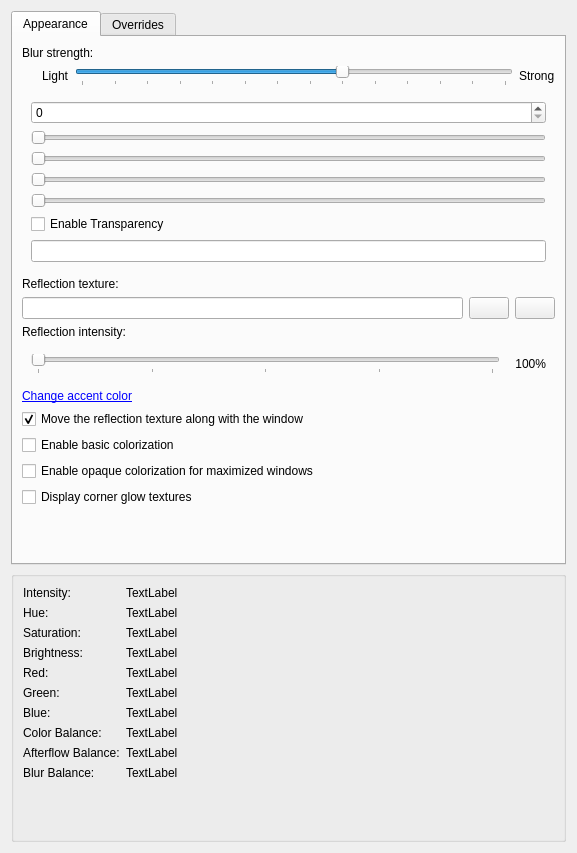
<?xml version="1.0" encoding="UTF-8"?>
<ui version="4.0">
 <class>BlurEffectConfig</class>
 <widget class="QWidget" name="BlurEffectConfig">
  <property name="geometry">
   <rect>
    <x>0</x>
    <y>0</y>
    <width>577</width>
    <height>853</height>
   </rect>
  </property>
  <layout class="QVBoxLayout">
   <item>
    <widget class="QTabWidget" name="tabWidget">
     <property name="sizePolicy">
      <sizepolicy hsizetype="Expanding" vsizetype="Minimum">
       <horstretch>0</horstretch>
       <verstretch>0</verstretch>
      </sizepolicy>
     </property>
     <property name="currentIndex">
      <number>0</number>
     </property>
     <widget class="QWidget" name="blurWidget">
      <attribute name="title">
       <string>Appearance</string>
      </attribute>
      <layout class="QVBoxLayout" name="verticalLayout_2">
       <item>
        <widget class="QLabel" name="labelConstantBlurDescription">
         <property name="text">
          <string>Blur strength:</string>
         </property>
        </widget>
       </item>
       <item>
        <layout class="QHBoxLayout" name="horizontalLayout">
         <item>
          <spacer name="horizontalSpacer">
           <property name="orientation">
            <enum>Qt::Orientation::Horizontal</enum>
           </property>
           <property name="sizeType">
            <enum>QSizePolicy::Policy::Fixed</enum>
           </property>
           <property name="sizeHint" stdset="0">
            <size>
             <width>20</width>
             <height>20</height>
            </size>
           </property>
          </spacer>
         </item>
         <item>
          <widget class="QLabel" name="labelConstantBlurLight">
           <property name="text">
            <string>Light</string>
           </property>
          </widget>
         </item>
         <item>
          <widget class="QSlider" name="kcfg_BlurStrength">
           <property name="minimum">
            <number>2</number>
           </property>
           <property name="maximum">
            <number>15</number>
           </property>
           <property name="singleStep">
            <number>1</number>
           </property>
           <property name="pageStep">
            <number>1</number>
           </property>
           <property name="value">
            <number>10</number>
           </property>
           <property name="orientation">
            <enum>Qt::Orientation::Horizontal</enum>
           </property>
           <property name="tickPosition">
            <enum>QSlider::TickPosition::TicksBelow</enum>
           </property>
          </widget>
         </item>
         <item>
          <widget class="QLabel" name="labelConstantBlurStrong">
           <property name="text">
            <string>Strong</string>
           </property>
          </widget>
         </item>
        </layout>
       </item>
       <item>
        <widget class="QWidget" name="invisibleWidgets" native="true">
         <property name="sizePolicy">
          <sizepolicy hsizetype="Preferred" vsizetype="Expanding">
           <horstretch>0</horstretch>
           <verstretch>0</verstretch>
          </sizepolicy>
         </property>
         <layout class="QVBoxLayout" name="verticalLayout">
          <item>
           <widget class="QSpinBox" name="kcfg_AccentColorName"/>
          </item>
          <item>
           <widget class="QSlider" name="kcfg_AeroIntensity">
            <property name="minimum">
             <number>26</number>
            </property>
            <property name="maximum">
             <number>217</number>
            </property>
            <property name="orientation">
             <enum>Qt::Orientation::Horizontal</enum>
            </property>
            <property name="tickInterval">
             <number>5</number>
            </property>
           </widget>
          </item>
          <item>
           <widget class="QSlider" name="kcfg_AeroHue">
            <property name="maximum">
             <number>359</number>
            </property>
            <property name="orientation">
             <enum>Qt::Orientation::Horizontal</enum>
            </property>
           </widget>
          </item>
          <item>
           <widget class="QSlider" name="kcfg_AeroSaturation">
            <property name="maximum">
             <number>100</number>
            </property>
            <property name="orientation">
             <enum>Qt::Orientation::Horizontal</enum>
            </property>
           </widget>
          </item>
          <item>
           <widget class="QSlider" name="kcfg_AeroBrightness">
            <property name="maximum">
             <number>100</number>
            </property>
            <property name="orientation">
             <enum>Qt::Orientation::Horizontal</enum>
            </property>
           </widget>
          </item>
          <item>
           <widget class="QCheckBox" name="kcfg_EnableTransparency">
            <property name="text">
             <string>Enable Transparency</string>
            </property>
           </widget>
          </item>
          <item>
           <widget class="QLineEdit" name="kcfg_CustomColor"/>
          </item>
         </layout>
        </widget>
       </item>
       <item>
        <widget class="QLabel" name="label">
         <property name="text">
          <string>Reflection texture:</string>
         </property>
        </widget>
       </item>
       <item>
        <layout class="QHBoxLayout" name="horizontalLayout_2">
         <item>
          <widget class="QLineEdit" name="kcfg_TextureLocation">
           <property name="readOnly">
            <bool>true</bool>
           </property>
          </widget>
         </item>
         <item>
          <widget class="QPushButton" name="browse_pushButton">
           <property name="toolTip">
            <string>Browse...</string>
           </property>
           <property name="text">
            <string/>
           </property>
           <property name="icon">
            <iconset theme="document-open"/>
           </property>
          </widget>
         </item>
         <item>
          <widget class="QPushButton" name="clear_pushButton">
           <property name="toolTip">
            <string>Clear</string>
           </property>
           <property name="text">
            <string/>
           </property>
           <property name="icon">
            <iconset theme="edit-delete"/>
           </property>
          </widget>
         </item>
        </layout>
       </item>
       <item>
        <widget class="QLabel" name="label_2">
         <property name="text">
          <string>Reflection intensity:</string>
         </property>
        </widget>
       </item>
       <item>
        <widget class="QWidget" name="widget_2" native="true">
         <layout class="QHBoxLayout" name="horizontalLayout_3">
          <item>
           <widget class="QSlider" name="kcfg_ReflectionIntensity">
            <property name="maximum">
             <number>100</number>
            </property>
            <property name="orientation">
             <enum>Qt::Orientation::Horizontal</enum>
            </property>
            <property name="tickPosition">
             <enum>QSlider::TickPosition::TicksBelow</enum>
            </property>
            <property name="tickInterval">
             <number>25</number>
            </property>
           </widget>
          </item>
          <item>
           <widget class="QLabel" name="reflectionLabel">
            <property name="sizePolicy">
             <sizepolicy hsizetype="Preferred" vsizetype="Preferred">
              <horstretch>0</horstretch>
              <verstretch>0</verstretch>
             </sizepolicy>
            </property>
            <property name="minimumSize">
             <size>
              <width>40</width>
              <height>0</height>
             </size>
            </property>
            <property name="text">
             <string>100%</string>
            </property>
            <property name="alignment">
             <set>Qt::AlignmentFlag::AlignRight|Qt::AlignmentFlag::AlignTrailing|Qt::AlignmentFlag::AlignVCenter</set>
            </property>
            <property name="margin">
             <number>0</number>
            </property>
           </widget>
          </item>
         </layout>
        </widget>
       </item>
       <item>
        <widget class="QLabel" name="showAccentColor_label">
         <property name="cursor">
          <cursorShape>PointingHandCursor</cursorShape>
         </property>
         <property name="mouseTracking">
          <bool>true</bool>
         </property>
         <property name="text">
          <string>&lt;a href=&quot;no&quot;&gt;Change accent color&lt;/a&gt;</string>
         </property>
        </widget>
       </item>
       <item>
        <widget class="QCheckBox" name="kcfg_TranslateTexture">
         <property name="text">
          <string>Move the reflection texture along with the window</string>
         </property>
         <property name="checked">
          <bool>true</bool>
         </property>
        </widget>
       </item>
       <item>
        <widget class="QCheckBox" name="kcfg_BasicColorization">
         <property name="text">
          <string>Enable basic colorization</string>
         </property>
        </widget>
       </item>
       <item>
        <widget class="QCheckBox" name="kcfg_MaximizeColorization">
         <property name="text">
          <string>Enable opaque colorization for maximized windows</string>
         </property>
        </widget>
       </item>
       <item>
        <widget class="QCheckBox" name="kcfg_EnableCornerGlow">
         <property name="text">
          <string>Display corner glow textures</string>
         </property>
        </widget>
       </item>
       <item>
        <spacer name="verticalSpacer">
         <property name="orientation">
          <enum>Qt::Orientation::Vertical</enum>
         </property>
         <property name="sizeHint" stdset="0">
          <size>
           <width>0</width>
           <height>0</height>
          </size>
         </property>
        </spacer>
       </item>
      </layout>
     </widget>
     <widget class="QWidget" name="forceBlurWidget">
      <attribute name="title">
       <string>Overrides</string>
      </attribute>
      <layout class="QVBoxLayout">
       <item>
        <widget class="QWidget" name="widget" native="true">
         <layout class="QFormLayout" name="formLayout_3">
          <item row="0" column="0">
           <widget class="QLabel" name="classLabel">
            <property name="text">
             <string>Classes of windows to force blur:</string>
            </property>
           </widget>
          </item>
          <item row="0" column="1">
           <widget class="QLabel" name="label_3">
            <property name="text">
             <string>Classes of Firefox windows to apply custom blur:</string>
            </property>
           </widget>
          </item>
          <item row="1" column="0">
           <widget class="QPlainTextEdit" name="kcfg_WindowClasses">
            <property name="toolTip">
             <string>One window class per line.</string>
            </property>
           </widget>
          </item>
          <item row="1" column="1">
           <widget class="QPlainTextEdit" name="kcfg_BlurFirefox">
            <property name="toolTip">
             <string>One window class per line.</string>
            </property>
           </widget>
          </item>
         </layout>
        </widget>
       </item>
       <item>
        <layout class="QHBoxLayout" name="layoutMatchingMode">
         <item>
          <widget class="QRadioButton" name="kcfg_BlurMatching">
           <property name="text">
            <string>Apply force blur list</string>
           </property>
          </widget>
         </item>
        </layout>
       </item>
       <item>
        <widget class="QCheckBox" name="kcfg_BlurMenus">
         <property name="text">
          <string>Blur menus</string>
         </property>
        </widget>
       </item>
       <item>
        <widget class="QCheckBox" name="kcfg_BlurDocks">
         <property name="text">
          <string>Blur docks</string>
         </property>
        </widget>
       </item>
       <item>
        <widget class="QCheckBox" name="kcfg_OpaqueKrunner">
         <property name="text">
          <string>Make KRunner opaque</string>
         </property>
        </widget>
       </item>
       <item>
        <widget class="QCheckBox" name="kcfg_OpaqueOSD">
         <property name="text">
          <string>Make on screen displays opaque</string>
         </property>
        </widget>
       </item>
       <item>
        <widget class="QCheckBox" name="kcfg_PaintAsTranslucent">
         <property name="text">
          <string>Paint windows as non-opaque (fixes artifacts for some transparent windows)</string>
         </property>
        </widget>
       </item>
       <item>
        <widget class="QCheckBox" name="kcfg_FirefoxHollowRegion">
         <property name="text">
          <string>Don't render blur on the inside of Firefox windows (disabling this reduces performance)</string>
         </property>
        </widget>
       </item>
       <item>
        <widget class="QWidget" name="widget_3" native="true">
         <layout class="QHBoxLayout" name="horizontalLayout_4">
          <item>
           <widget class="QSpinBox" name="kcfg_FirefoxCornerRadius">
            <property name="sizePolicy">
             <sizepolicy hsizetype="Maximum" vsizetype="Fixed">
              <horstretch>0</horstretch>
              <verstretch>0</verstretch>
             </sizepolicy>
            </property>
           </widget>
          </item>
          <item>
           <widget class="QLabel" name="label_4">
            <property name="text">
             <string>Firefox blur corner radius (radius gets DPI scaled by the effect)</string>
            </property>
           </widget>
          </item>
         </layout>
        </widget>
       </item>
       <item>
        <widget class="QWidget" name="widget_4" native="true">
         <layout class="QHBoxLayout" name="horizontalLayout_5">
          <item>
           <widget class="QSpinBox" name="kcfg_FirefoxBlurTopMargin">
            <property name="sizePolicy">
             <sizepolicy hsizetype="Maximum" vsizetype="Fixed">
              <horstretch>0</horstretch>
              <verstretch>0</verstretch>
             </sizepolicy>
            </property>
            <property name="suffix">
             <string>px</string>
            </property>
            <property name="minimum">
             <number>96</number>
            </property>
            <property name="maximum">
             <number>512</number>
            </property>
           </widget>
          </item>
          <item>
           <widget class="QLabel" name="label_5">
            <property name="text">
             <string>Firefox blur top margin</string>
            </property>
           </widget>
          </item>
         </layout>
        </widget>
       </item>
      </layout>
     </widget>
    </widget>
   </item>
   <item>
    <widget class="QGroupBox" name="debugValues">
     <layout class="QFormLayout" name="formLayout">
      <item row="0" column="0">
       <widget class="QLabel" name="label_19">
        <property name="text">
         <string>Intensity:</string>
        </property>
       </widget>
      </item>
      <item row="1" column="0">
       <widget class="QLabel" name="label_18">
        <property name="text">
         <string>Hue:</string>
        </property>
       </widget>
      </item>
      <item row="2" column="0">
       <widget class="QLabel" name="label_17">
        <property name="text">
         <string>Saturation:</string>
        </property>
       </widget>
      </item>
      <item row="3" column="0">
       <widget class="QLabel" name="label_16">
        <property name="text">
         <string>Brightness:</string>
        </property>
       </widget>
      </item>
      <item row="4" column="0">
       <widget class="QLabel" name="label_15">
        <property name="text">
         <string>Red:</string>
        </property>
       </widget>
      </item>
      <item row="5" column="0">
       <widget class="QLabel" name="label_14">
        <property name="text">
         <string>Green:</string>
        </property>
       </widget>
      </item>
      <item row="6" column="0">
       <widget class="QLabel" name="label_13">
        <property name="text">
         <string>Blue:</string>
        </property>
       </widget>
      </item>
      <item row="7" column="0">
       <widget class="QLabel" name="label_12">
        <property name="text">
         <string>Color Balance:</string>
        </property>
       </widget>
      </item>
      <item row="8" column="0">
       <widget class="QLabel" name="label_9">
        <property name="text">
         <string>Afterflow Balance:</string>
        </property>
       </widget>
      </item>
      <item row="8" column="1">
       <widget class="QLabel" name="printAfterglowBalance">
        <property name="text">
         <string>TextLabel</string>
        </property>
       </widget>
      </item>
      <item row="9" column="0">
       <widget class="QLabel" name="label_8">
        <property name="text">
         <string>Blur Balance:</string>
        </property>
       </widget>
      </item>
      <item row="9" column="1">
       <widget class="QLabel" name="printBlurBalance">
        <property name="text">
         <string>TextLabel</string>
        </property>
       </widget>
      </item>
      <item row="7" column="1">
       <widget class="QLabel" name="printColorBalance">
        <property name="text">
         <string>TextLabel</string>
        </property>
       </widget>
      </item>
      <item row="6" column="1">
       <widget class="QLabel" name="printBlue">
        <property name="text">
         <string>TextLabel</string>
        </property>
       </widget>
      </item>
      <item row="5" column="1">
       <widget class="QLabel" name="printGreen">
        <property name="text">
         <string>TextLabel</string>
        </property>
       </widget>
      </item>
      <item row="4" column="1">
       <widget class="QLabel" name="printRed">
        <property name="text">
         <string>TextLabel</string>
        </property>
       </widget>
      </item>
      <item row="3" column="1">
       <widget class="QLabel" name="printBrightness">
        <property name="text">
         <string>TextLabel</string>
        </property>
       </widget>
      </item>
      <item row="2" column="1">
       <widget class="QLabel" name="printSaturation">
        <property name="text">
         <string>TextLabel</string>
        </property>
       </widget>
      </item>
      <item row="1" column="1">
       <widget class="QLabel" name="printHue">
        <property name="text">
         <string>TextLabel</string>
        </property>
       </widget>
      </item>
      <item row="0" column="1">
       <widget class="QLabel" name="printIntensity">
        <property name="text">
         <string>TextLabel</string>
        </property>
       </widget>
      </item>
     </layout>
    </widget>
   </item>
  </layout>
 </widget>
 <resources/>
 <connections/>
</ui>
